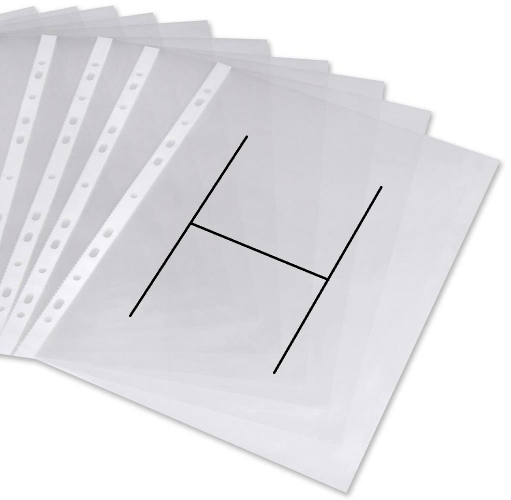
#> input picture 10. hafta/resim/dosya.jpg, 1021 x 1000 px (shown at 1/2 size)
$ python 7_perspektif_transform.py
#> lines starting #> are read from the running program, lines starting #| are printed output that depends on the picture
import numpy as np
import cv2
resim = cv2.imread('resim/dosya.jpg')
#> resim is the input picture: shape (1000, 1021, 3); mean B, G, R 229.3, 225.9, 226.7
satir, sutun, kanal = resim.shape
#> satir = 1000; sutun = 1021; kanal = 3

print(satir, sutun)
#| 1000 1021

kaynak_noktalar = np.float32([[435, 124], [997, 323], [34, 700], [692, 984]])
hedef_noktalar = np.float32([[0, 0], [600, 0], [0, 600], [600, 600]])

M = cv2.getPerspectiveTransform(kaynak_noktalar, hedef_noktalar)
sonuc = cv2.warpPerspective(resim, M, (600, 600))
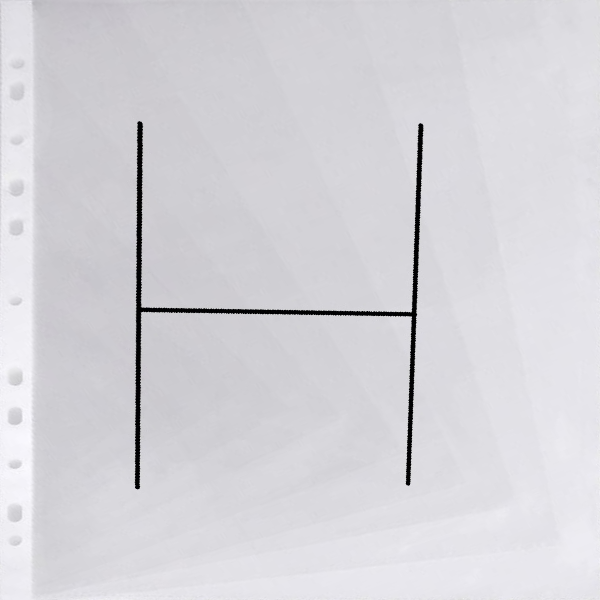
#> sonuc: shape (600, 600, 3); mean B, G, R 217.3, 212.2, 213.2

cv2.imshow("", sonuc)
cv2.waitKey(0)
